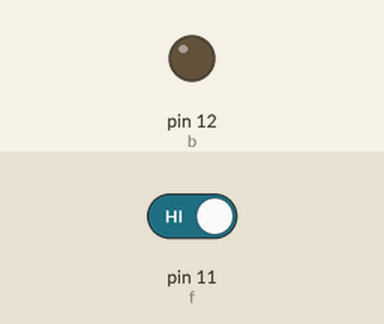
The sketch below on a simulated Arduino Uno, built with avr-gcc and run on an emulated ATmega328P. Shown: output pins drawn as LEDs (lit = HIGH). The inputs (shaded band) are chosen by the test bench; at power-on: pin 11 (f) HIGH.

Above: at 1.2 s.
1.3 s: pin 11 (f) driven LOW
At 2.3 s:
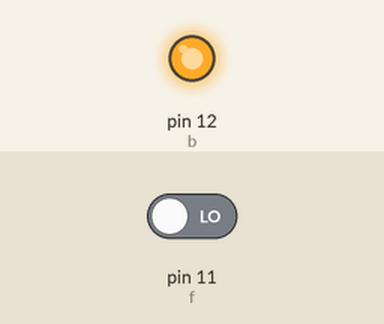
2.8 s: pin 11 (f) driven HIGH
At 3.5 s:
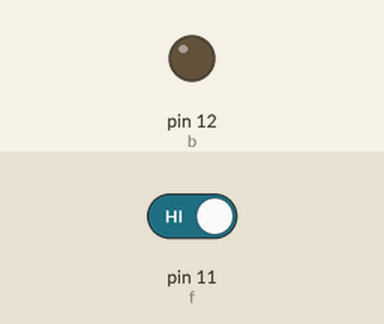
Timing chart, 0 to 5.8 s (numbered marks = the images above; inputs shaded):
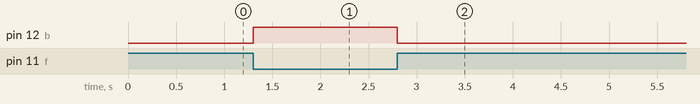

Measured:
- after the input at 1.3 s, pin 12 (b): LOW → HIGH at once
- after the input at 2.8 s, pin 12 (b): HIGH → LOW at once

The sketch:

fire_alarm.ino
```cpp
int b= 12;
int f = 11;
int F1;
void setup()
{
 pinMode (b, OUTPUT);
 pinMode (f, INPUT);
 Serial.begin(9600);
}
void loop()
{
 F1 =digitalRead(f);
 if (F1== LOW)
 {
 digitalWrite (b, HIGH);
 }
 else
 {
 digitalWrite (b, LOW);
 }
}
```
